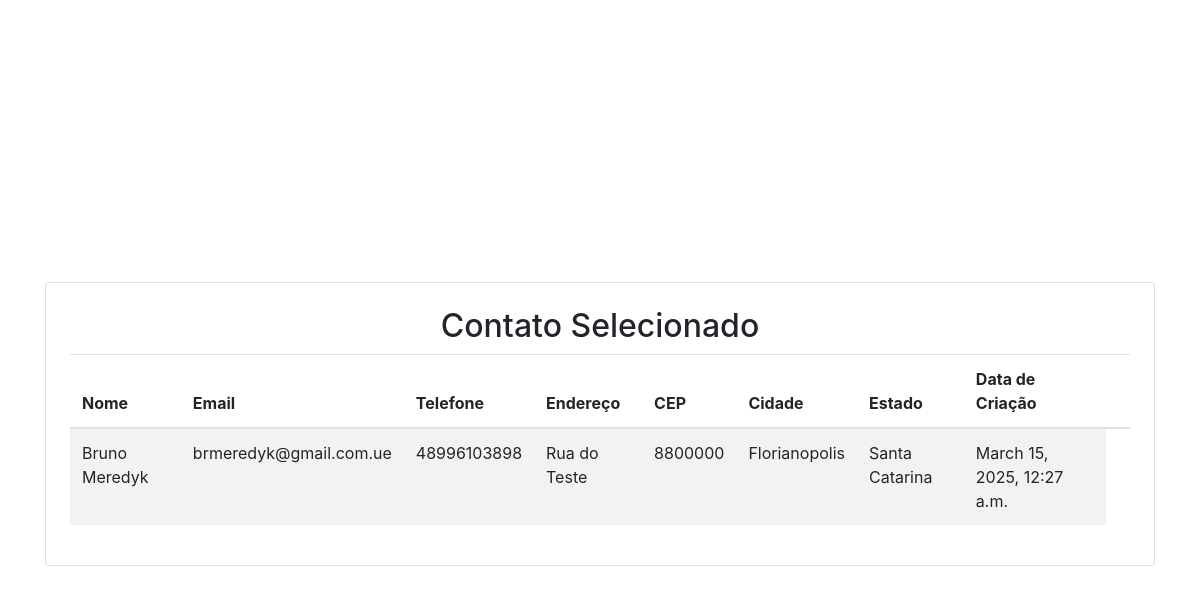
Screenshot of /detalhes/3/ with the database file from the repository.
### Contato/models.py (models this page shows, shortened)
class Contato(models.Model):
    nome = models.CharField(max_length=255)
    Categoria = models.ForeignKey('Categoria', on_delete=models.CASCADE)
    email = models.EmailField(unique=True)
    telefone = models.CharField(max_length=20)
    endereco = models.CharField(max_length=255)
    cep = models.CharField(max_length=9)
    cidade = models.CharField(max_length=100)
    estado = models.CharField(max_length=50)
    data_criacao = models.DateTimeField(auto_now_add=True)

### Contato/views.py (the view)
# urls.py: path('detalhes/<int:id>/', views.contato_detalhes, name='contato_detalhe'),
def contato_detalhes(request, id):
    return render(request, 'pages/contato_detalhes.html', {'contato': Contato.objects.get(id=id)})

### Contato/templates/pages/contato_detalhes.html (shortened to what this page needs)
<!-- {% load static %}
<!DOCTYPE html>
<html lang="pt-br">
  <head>
    <meta charset="UTF-8" />
    <meta name="viewport" content="width=device-width, initial-scale=1.0" />
    <link
      rel="stylesheet"
      href="https://stackpath.bootstrapcdn.com/bootstrap/4.5.2/css/bootstrap.min.css"
    />
    <title>Document</title>
    <link rel="stylesheet" href="{% static 'style.css' %}" />
  </head>
  <body>
    <div class="container">
      <div class="row">
        <div class="col-md-6 offset-md-3">
          <h1>Contato</h1>
          <form action="{% url 'contato' %}" method="post">
            {% csrf_token %}
            <div class="form-group">
              <label for="id_nome">Nome</label>
              <input
                type="text"
                name="nome"
                id="id_nome"
                class="form-control"
              />
            </div>
            <div class="form-group">
              <label for="id_email">E-mail</label>
              <input
                type="email"
                name="email"
                id="id_email"
                class="form-control"
              />
            </div>
            <div class="form-group">
              <label for="id_mensagem">Mensagem</label>
              <textarea
                name="mensagem"
                id="id_mensagem"
                class="form-control"
              ></textarea>
            </div>
            <button type="submit" class="btn btn-primary">Enviar</button>
          </form>
        </div>
      </div>
    </div>
  </body>
</html> -->
{% load static %}
<!DOCTYPE html>
<html lang="pt-br">
  <head>
    <link
      rel="stylesheet"
      href="https://stackpath.bootstrapcdn.com/bootstrap/4.5.2/css/bootstrap.min.css"
    />
  </head>
  <body>
    <div class="container d-flex justify-content-center align-items-center vh-100">
      <div class="card p-4 mt-5 rounded-2">
      <h2 class="text-center">Contato Selecionado</h2>
      <table class="table table-striped">
        <thead>
        <tr>
          <th>Nome</th>
          <th>Email</th>
          <th>Telefone</th>
          <th>Endereço</th>
          <th>CEP</th>
          <th>Cidade</th>
          <th>Estado</th>
          <th>Data de Criação</th>
          <th></th>
        </tr>
        </thead>
        <tbody>
        <tr>
          <td>{{ contato.nome }}</td>
          <td>{{ contato.email }}</td>
          <td>{{ contato.telefone }}</td>
          <td>{{ contato.endereco }}</td>
          <td>{{ contato.cep }}</td>
          <td>{{ contato.cidade }}</td>
          <td>{{ contato.estado }}</td>
          <td>{{ contato.data_criacao }}</td>
        </tr>
        </tbody>
      </table>
      </div>
    </div>
  </body>
</html>

### rows the page displays
Contato: nome "Bruno Meredyk", email "brmeredyk@gmail.com.ue", telefone "48996103898", endereco "Rua do Teste", cep "8800000", cidade "Florianopolis", estado "Santa Catarina", data_criacao "March 15, 2025, 12:27 a.m."
